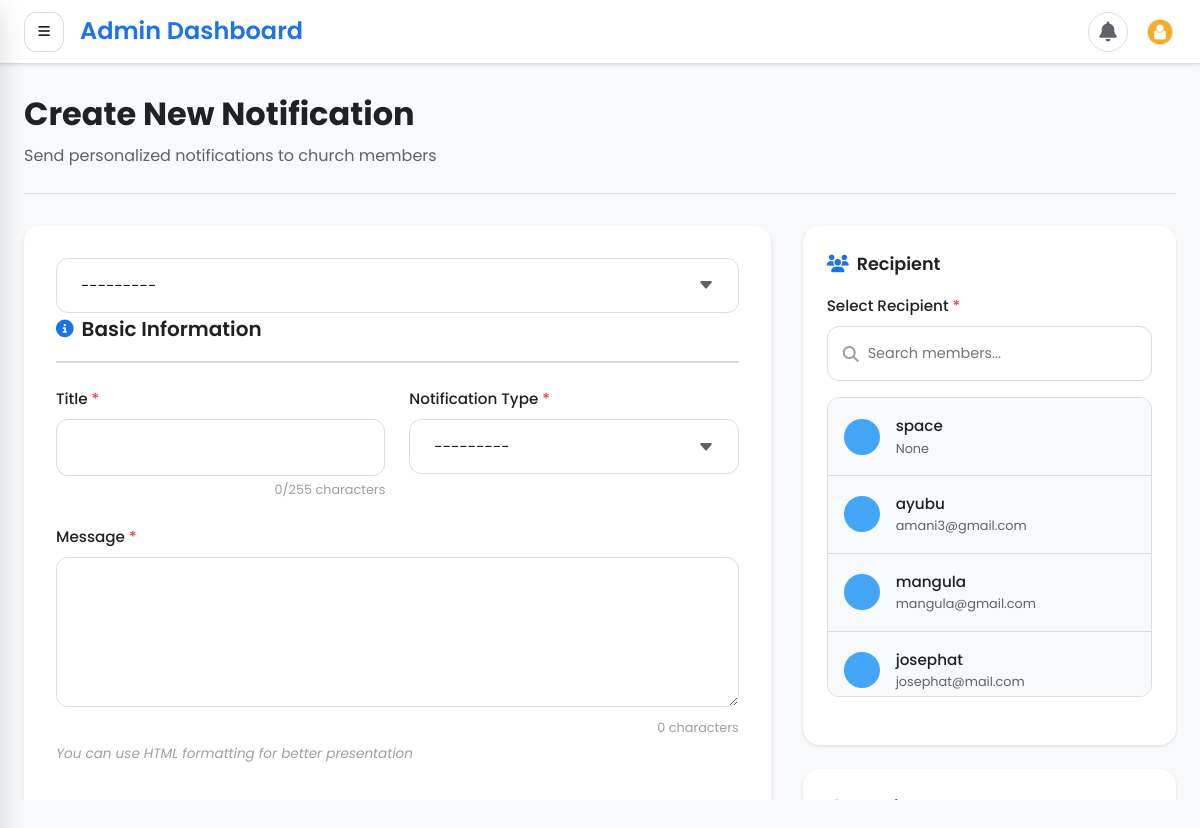
The page /notifications/create/ (signed in) on the database its author committed.
### users/models.py (models this page shows, shortened)
class User(AbstractBaseUser, PermissionsMixin):
    roles =[
        ('admin','Admin'),
        ('Chairperson','Chairperson'),
        ('Secretary','Secretary'),
        ('Accountant','Accountant'),
        ('Member','Member'),
    ]
    username = models.CharField(max_length=255, blank=True, unique=True)
    email = models.EmailField(max_length=255, unique=True, null=True, blank=True)
    firstname = models.CharField(max_length=30, null=True, blank=True)
    lastname = models.CharField(max_length=30, null=True, blank=True)
    is_active = models.BooleanField(default=True)
    roles = models.CharField(max_length=50, choices=roles, default='Member')
    date_joined = models.DateTimeField(default=timezone.now)
    is_staff = models.BooleanField(default=False)
    is_verified = models.BooleanField(default=False)
    phone = models.CharField(max_length=15, blank=True, null=True)
    force_password_change = models.BooleanField(default=True)
    objects = ManagerUser()
    USERNAME_FIELD = 'username' # primary identifier for django auth
    REQUIRED_FIELDS = []     # required when creating superuser
    def __str__(self):
       return self.username if self.username else self.email

### notification/views.py (the view, shortened to what this page needs)
# urls.py: path('create/', views.CreateNotificationView.as_view(), name='create-notification'),
class CreateNotificationView(LoginRequiredMixin, PermissionRequiredMixin, CreateView):
    model = Notification
    form_class = NotificationForm
    template_name = 'notification/create_notification.html'  # Fixed path
    permission_required = 'notification.add_notification'
    success_url = reverse_lazy('notification-dashboard')
    def get_form_kwargs(self):
        kwargs = super().get_form_kwargs()
        kwargs['request'] = self.request
        return kwargs
    def get_context_data(self, **kwargs):
        context = super().get_context_data(**kwargs)
        context['users'] = User.objects.exclude(id=self.request.user.id)
        context['create_notification_active'] = True
        return context

### templates/notification/create_notification.html (shortened to what this page needs)
{% extends 'base.html' %}
{% load static %}
{% block content %}
<div class="create-notification-container">
    <div class="page-header">
        <h1>Create New Notification</h1>
        <p>Send personalized notifications to church members</p>
    </div>
    <div class="notification-form-wrapper">
        <div class="main-form-section">
            <form method="post" id="notificationForm" class="notification-form">
                {{ form.recipient }}
                <div class="form-section">
                    <div class="section-header">
                        <i class="fas fa-info-circle"></i>
                        <h2>Basic Information</h2>
                    </div>
                    <div class="form-grid">
                        <div class="form-group {% if form.title.errors %}has-error{% endif %}">
                            <label for="{{ form.title.id_for_label }}" class="form-label required">
                                Title
                            </label>
                            {{ form.title }}
                            <div class="character-counter">
                                <span id="title-count">0</span>/255 characters
                            </div>
                        </div>
                        <div class="form-group {% if form.notification_type.errors %}has-error{% endif %}">
                            <label for="{{ form.notification_type.id_for_label }}" class="form-label required">
                                Notification Type
                            </label>
                            {{ form.notification_type }}
                        </div>
                    </div>
                    <div class="form-group full-width {% if form.message.errors %}has-error{% endif %}">
                        <label for="{{ form.message.id_for_label }}" class="form-label required">
                            Message
                        </label>
                        {{ form.message }}
                        <div class="character-counter">
                            <span id="message-count">0</span> characters
                        </div>
                        <div class="form-help">
                            You can use HTML formatting for better presentation
                        </div>
                    </div>
                </div>
                <div class="form-section">
                    <div class="section-header">
                        <h2>Settings & Priority</h2>
                    </div>
                </div>
            </form>
        </div>
        <div class="sidebar-section">
            <div class="sidebar-card">
                <h3><i class="fas fa-users"></i> Recipient</h3>
                <div class="recipient-selection">
                    <div class="form-group {% if form.recipient.errors %}has-error{% endif %}">
                        <label class="form-label required">Select Recipient</label>
                        <div class="recipient-search">
                            <i class="fas fa-search"></i>
                            <input type="text"
                                   id="recipient-search"
                                   placeholder="Search members..."
                                   onkeyup="filterRecipients()">
                        </div>
                        <div class="recipient-list" id="recipient-list">
                            {% for user in users %}
                            <div class="recipient-item"
                                 data-user-id="{{ user.id }}"
                                 onclick="selectRecipient(this)"
                                 {% if form.recipient.value == user.id|stringformat:"s" %}data-selected="true"{% endif %}>
                                <div class="recipient-avatar">
                                </div>
                                <div class="recipient-info">
                                    <div class="recipient-name">
                                        {{ user.get_full_name|default:user.username }}
                                    </div>
                                    <div class="recipient-email">
                                        {{ user.email }}
                                    </div>
                                </div>
                            </div>
                            {% empty %}
                            <div class="empty-state">
                                <p>No users available</p>
                            </div>
                            {% endfor %}
                        </div>
                    </div>
                </div>
            </div>
            <div class="sidebar-card preview-card">
                <div class="preview-header">
                    <h3><i class="fas fa-eye"></i> Preview</h3>
                </div>
            </div>
        </div>
    </div>
</div>
{% endblock %}

### templates/base.html (style rules this page uses)
* { margin: 0; padding: 0; box-sizing: border-box; -webkit-tap-highlight-color: transparent; font-family: "Poppins", -apple-system, BlinkMacSystemFont, sans-serif; }
:root { --primary: #1a73e8; --primary-dark: #0d47a1; --primary-light: #42a5f5; --secondary: #34a853; --secondary-dark: #2e7d32; --accent: #fbbc04; --danger: #ea4335; --warning: #fbbc04; --success: #34a853; --info: #4285f4; --background: #f8f9fa; --surface: #ffffff; --surface-dark: #202124; --text-primary: #202124; --text-secondary: #5f6368; --text-disabled: #9aa0a6; --divider: #dadce0; --shadow-sm: 0 1px 3px rgba(0, 0, 0, 0.12); --shadow-md: 0 4px 6px rgba(0, 0, 0, 0.1); --shadow-lg: 0 10px 25px rgba(0, 0, 0, 0.15); --shadow-xl: 0 20px 40px rgba(0, 0, 0, 0.2); --radius-sm: 8px; --radius-md: 12px; --radius-lg: 16px; --radius-xl: 24px; --radius-full: 9999px; --space-xs: 4px; --space-sm: 8px; --space-md: 16px; --space-lg: 24px; --space-xl: 32px; --space-2xl: 48px; --transition-fast: 150ms ease; --transition-base: 250ms ease; --transition-slow: 350ms ease; --sidebar-width: 280px; --sidebar-collapsed: 72px; --header-height: 64px; }
body { font-family: "Poppins", -apple-system, BlinkMacSystemFont, sans-serif; background: var(--background); color: var(--text-primary); line-height: 1.6; -webkit-font-smoothing: antialiased; -moz-osx-font-smoothing: grayscale; overflow: hidden; }
h1 { font-size: 2rem; font-weight: 700; }
h2 { font-size: 1.75rem; font-weight: 700; }
h3 { font-size: 1.5rem; font-weight: 600; }
.form-group { margin-bottom: var(--space-md); }
.form-label { display: block; margin-bottom: var(--space-xs); font-weight: 500; color: var(--text-primary); font-size: 0.875rem; }
.form-control { width: 100%; padding: var(--space-sm) var(--space-md); border: 1px solid var(--divider); border-radius: var(--radius-md); font-size: 0.875rem; font-family: "Poppins", sans-serif; transition: all var(--transition-fast); background: var(--surface); color: var(--text-primary); }
.form-control::placeholder { color: var(--text-disabled); }
.form-select { width: 100%; padding: var(--space-sm) var(--space-md); border: 1px solid var(--divider); border-radius: var(--radius-md); font-size: 0.875rem; font-family: "Poppins", sans-serif; background: var(--surface); color: var(--text-primary); cursor: pointer; appearance: none; background-repeat: no-repeat; background-position: right var(--space-md) center; background-size: 16px; padding-right: calc(var(--space-md) * 2 + 16px); }
.page-header { margin-bottom: var(--space-xl); }
.page-header h1 { font-size: 1.75rem; font-weight: 700; color: var(--text-primary); margin-bottom: var(--space-sm); }
.page-header p { color: var(--text-secondary); font-size: 0.95rem; }

### rows shown on the page
User: get_full_name "space", email "None"
User: get_full_name "ayubu", email "amani3@gmail.com"
User: get_full_name "mangula", email "mangula@gmail.com"
User: get_full_name "josephat", email "josephat@mail.com"
